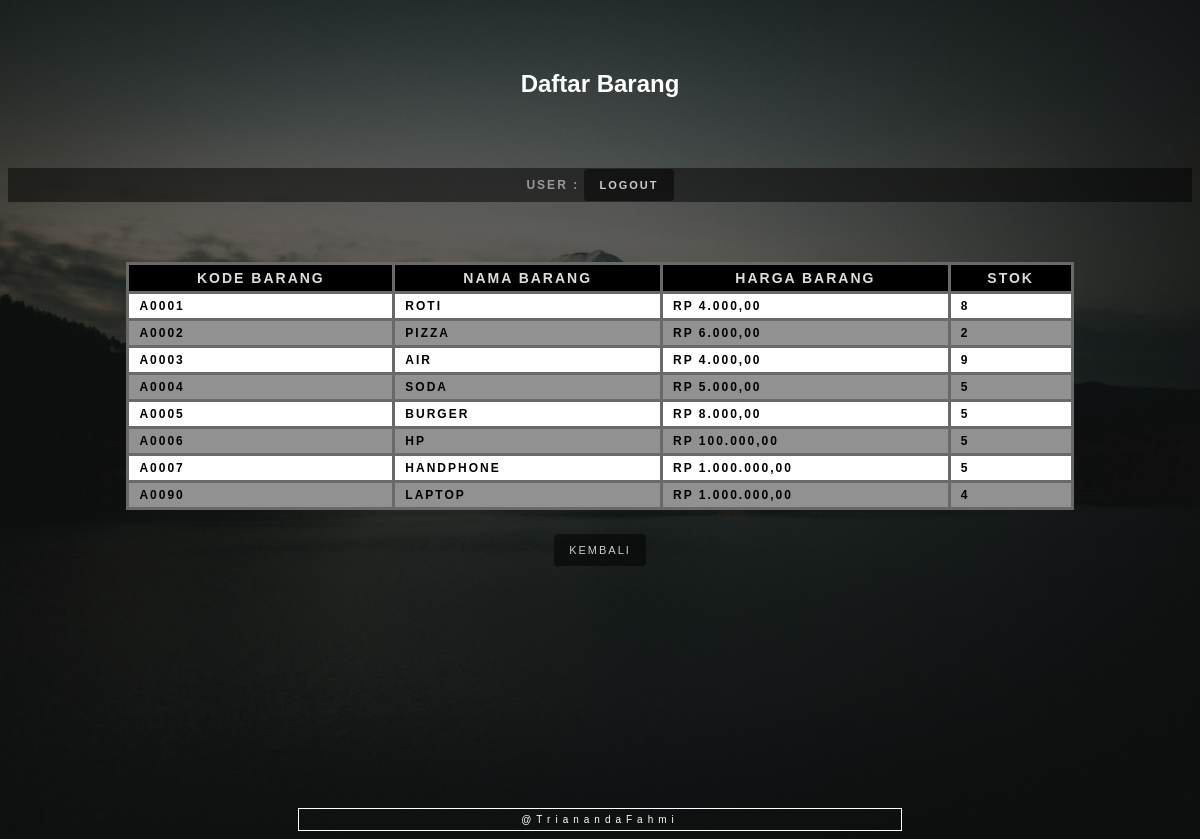
The page /bacaBarang.php on the database its author committed.
### tables this page shows
CREATE TABLE `barang` (
  `kodeBarang` char(5) NOT NULL,
  `namaBarang` varchar(40) NOT NULL,
  `hargaBarang` int(11) NOT NULL,
  `Stok` int(11) NOT NULL
);

### bacaBarang.php (the view, shortened to what this page needs)
<!doctype html>
<html>
<head>
	<link rel="stylesheet" href="tampilan.css">
</head>
<body>
	<?php
	include('crudBarang.php');
	?>
	<h2>Daftar Barang</h2>
	<?php
echo ("<h3 class='info'>User : $_SESSION[namauser] <a href='logoutuser.php' class='btn'>LOGOUT</a></h3><br> ");
$sql = "SELECT * from barang";
$data = bacaBarang($sql);
	?>
	<center><b>
			<table style="margin: 30px;">
				<tr>
					<th>Kode barang</th>
					<th>Nama barang</th>
					<th>Harga barang</th>
					<th>Stok</th>
				</tr>
				<?php
				foreach ($data as $barang) {
					$kodeBarang = $barang['kodeBarang'];
					$namaBarang = $barang['namaBarang'];
					$hargaBarang = rupiah($barang['hargaBarang']);
					$Stok = $barang['Stok'];
					echo "
		<tr>
			<td>$kodeBarang</td>
			<td>$namaBarang</td>
			<td>$hargaBarang</td>
			<td>$Stok</td>";
				}
				?>
			</table>
		</b>
	</center>
	<a href="index.php" class='btn'>KEMBALI</a>
	<a href="#" class="footer">@TrianandaFahmi</a>
</body>
</html>

### crudBarang.php (shortened to what this page needs)
<!doctype html>
<html>
<head>
</head>
<?php
require_once "koneksi.php";
function bacaBarang($sql){
    $data = array();
    $koneksi = koneksi();
    $hasil = mysqli_query($koneksi, $sql);
    $i = 0;
    while ($baris = mysqli_fetch_assoc($hasil)){
        $data[$i]['kodeBarang'] = $baris['kodeBarang'];
        $data[$i]['namaBarang'] = $baris['namaBarang'];
        $data[$i]['hargaBarang'] = $baris['hargaBarang'];
        $data[$i]['Stok'] = $baris['Stok'];
        $i++;
    }
    return $data;
}
function rupiah($angka){
	$hasil_rupiah = "Rp " . number_format($angka,2,',','.');
	return $hasil_rupiah;
}
?>
<body>
</body>
</html>

### koneksi.php (shortened to what this page needs)
<!doctype html>
<html>
<head>
</head>
</html>

### tampilan.css (style rules this page uses)
* { -webkit-transition-property: all; -webkit-transition-duration: .2s; -moz-transition-timing-function: cubic-bezier(100, 50, 21, 6); -moz-transition-property: all; -moz-transition-timing-function: cubic-bezier(100, 50, 21, 6); }
body { background-image: linear-gradient(rgba(0, 0, 0, .5), rgba(0, 0, 0, .5)), url("image/BG2.jpg"); background-position: center; background-size: cover; text-align: center; font-family: 'Oswald', sans-serif; min-width: 800px; align-items: center; justify-content: center; }
table { min-width: 80%; border-collapse: collapse; color: #000000; font-size: 12px; text-decoration: none; letter-spacing: 2px; text-transform: uppercase; padding-bottom: 20px; }
table th { background: #000000; color: #DCDCDC; font-weight: bold; font-size: 14px; }
table th, table td { vertical-align: top; padding: 5px 10px; border: 3px solid #696969; }
table tr { background: #919191; }
table tr:nth-child(even) { background: #FFFFFF; }
h2 { color: #FFFFFF; padding: 50px; }
h3 { color: #FFFFFF; padding: 50px; padding-bottom: 20px; }
.btn { color: #ccc; background: rgba(0, 0, 0, 0.5); padding: 10px 15px; font-size: 11px; text-decoration: none; letter-spacing: 2px; text-transform: uppercase; border-radius: 4px; }
.info { color: #999; background: rgba(0, 0, 0, 0.5); padding: 10px 20px; font-size: 12px; text-decoration: none; letter-spacing: 2px; text-transform: uppercase; }
.footer { font-size: 10px; color: #fff; clear: both; display: block; letter-spacing: 5px; border: 1px solid #fff; padding: 5px; text-decoration: none; width: 50%; margin: auto; margin-top: 250px; }

### rows shown on the page
barang: kodeBarang "A0001", namaBarang "ROTI", hargaBarang "RP 4.000,00", Stok "8"
barang: kodeBarang "A0002", namaBarang "PIZZA", hargaBarang "RP 6.000,00", Stok "2"
barang: kodeBarang "A0003", namaBarang "AIR", hargaBarang "RP 4.000,00", Stok "9"
barang: kodeBarang "A0004", namaBarang "SODA", hargaBarang "RP 5.000,00", Stok "5"
barang: kodeBarang "A0005", namaBarang "BURGER", hargaBarang "RP 8.000,00", Stok "5"
barang: kodeBarang "A0006", namaBarang "HP", hargaBarang "RP 100.000,00", Stok "5"
barang: kodeBarang "A0007", namaBarang "HANDPHONE", hargaBarang "RP 1.000.000,00", Stok "5"
barang: kodeBarang "A0090", namaBarang "LAPTOP", hargaBarang "RP 1.000.000,00", Stok "4"
